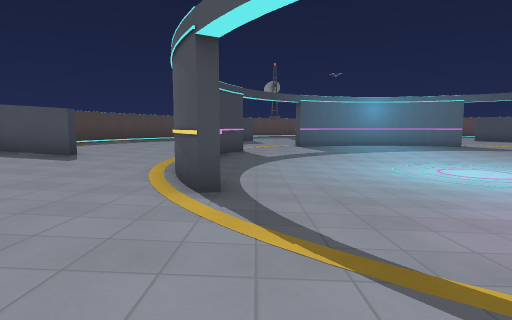
[1] (above)

20 first-person views from a walk through a level from a Godot 3-D game. The camera is 1.4 m above the floor, tilts 6° down and sees 80° across. The floor is counted in squares, 2 m on a side. Each view is taken from the middle of a square. On the plan, view 1 faces up. The plan holds only what a view shows up to about 10 squares ahead; the rest is blank. The place goes on beyond the plan. Surface patterns are stand-ins for the level's own textures.

[2]
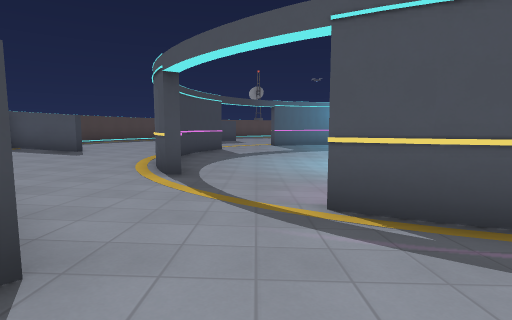

[3]
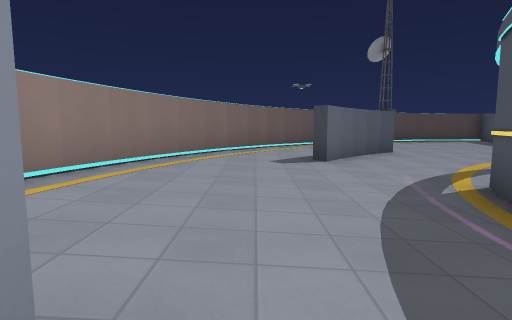

[4]
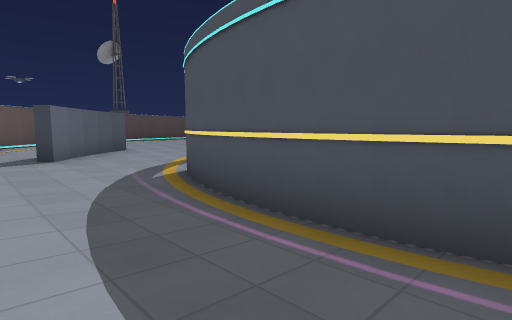

[5]
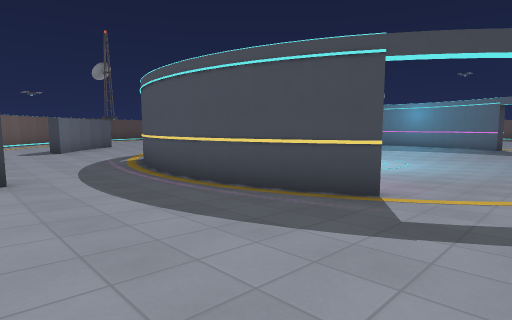

[6]
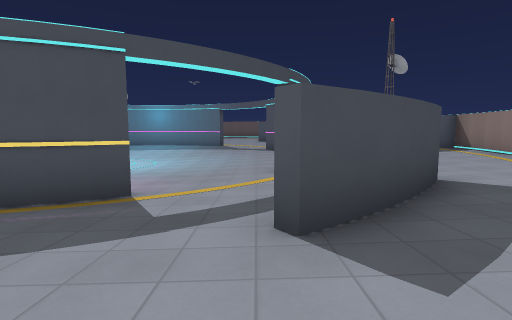

[7]
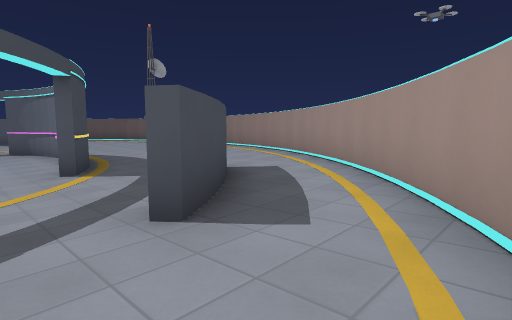

[8]
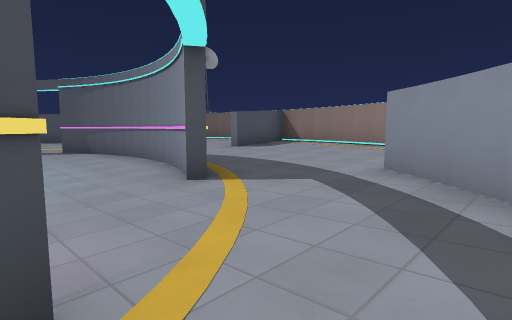

[9]
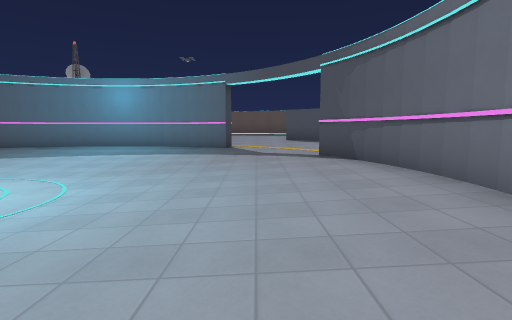

[10]
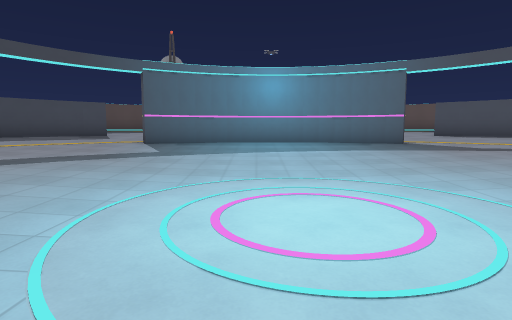

[11]
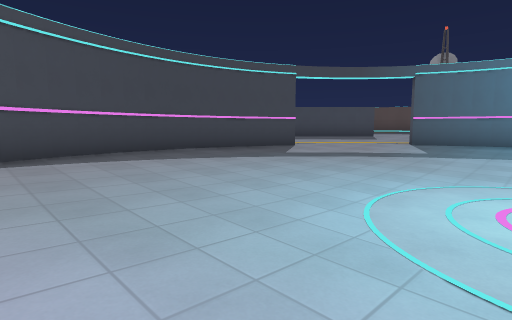

[12]
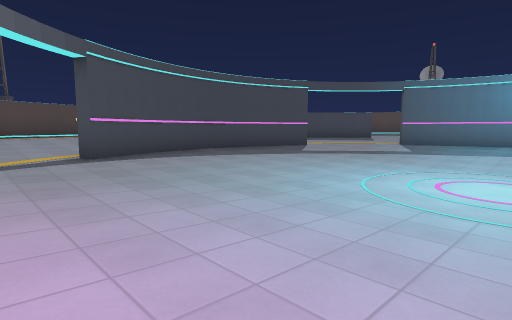

[13]
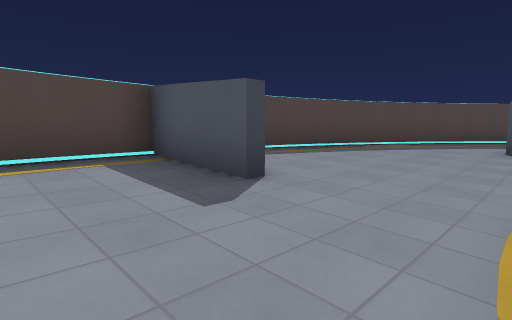

[14]
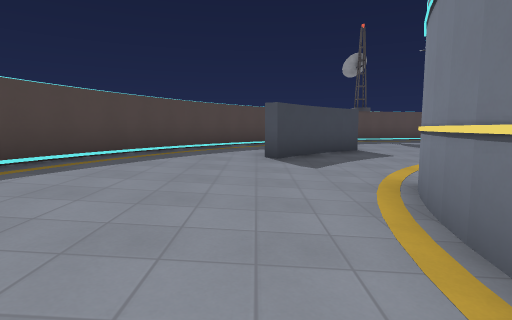

[15]
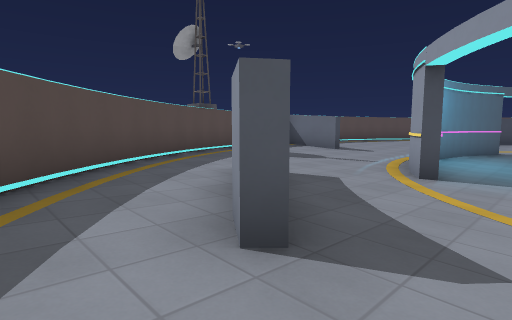

[16]
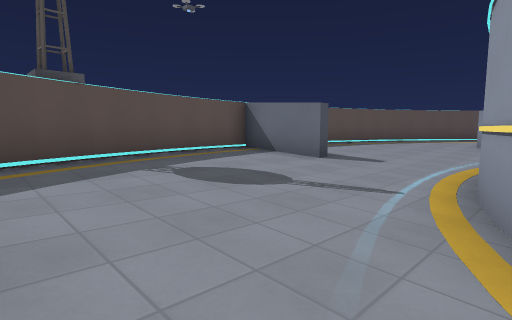

[17]
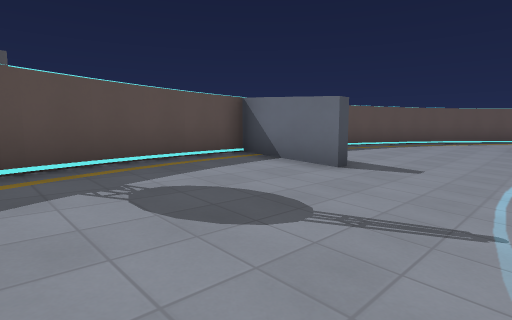

[18]
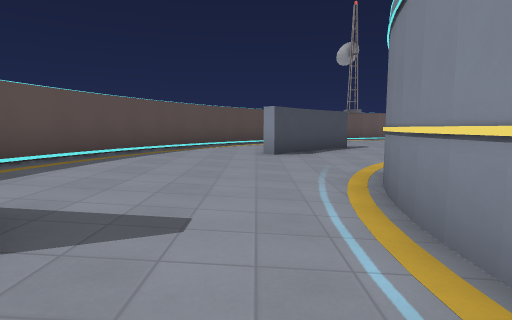

[19]
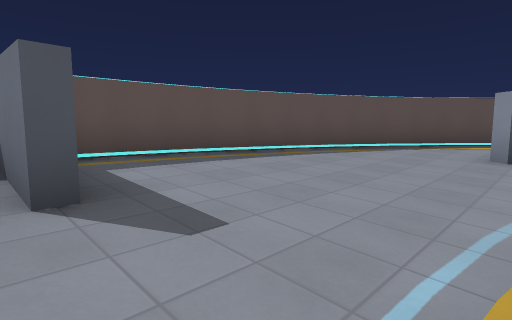

[20]
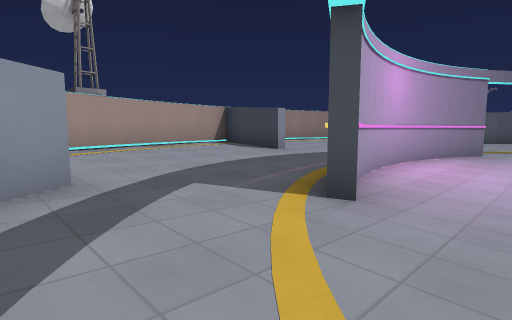

### Floor plan
Key: @ floor where view 1 was taken; # wall or solid block; . main floor; : floor 0.25 m higher than the main floor; - floor 0.25 m lower than the main floor; _ floor 0.5 m lower than the main floor; < floor 0.75 m lower than the main floor; / step, stairs or slope; A antenna.
Columns run from 7 left of view 1 to 18 right of it. Each row starts with its distance up from view 1.
 20          ########
 19        #A/:::#::/##
 18      ##::::::#:::::##
 17     ##:::........:::##
 16    #:::............:::#
 15   ##::##..------..##
 14   #::##.-########-. #
 13  #::.#.---______---.#.
 12  #::..---________---..
 11 #/:...#-___<<<<___-#
 10 #::..-#___<<<<<<___#
  9  ::..-#__<<<<<<<<__##
  8   :..-#__<<<<<<<<__-#
  7 ###..-#__<<<<<<<<__-#..###
  6 #::..-#__<<<<<<<<__##..::#
  5 #::..-#___<<<< <___#-..::#
  4 #/:...#-___<<< ___-#...:/#
  3  #::..---________---..::#
  2     ...---______---...::#
  1     ##..-###--###-..##:#
  0    #:##@..-####-...##:##
 -1    ##:#............#:##
 -2     ##:::........:::##
 -3      ##::::::#:::::##
 -4        ##/:: #::/A
 -5          ##  ####

Where each view was taken, in squares from view 1:
view 1: 0 up, 0 right, facing up
view 2: 2 down, 1 right, facing up
view 3: 2 down, 6 right, facing left
view 4: 2 down, 7 right, facing up-left
view 5: 3 down, 11 right, facing up-left
view 6: 3 down, 11 right, facing up
view 7: 3 down, 10 right, facing up-right
view 8: 0 up, 9 right, facing up-right
view 9: 4 up, 10 right, facing up
view 10: 5 up, 5 right, facing up
view 11: 4 up, 5 right, facing up-left
view 12: 2 up, 6 right, facing up-left
view 13: 5 up, 2 left, facing up-left
view 14: 7 up, 3 left, facing up
view 15: 12 up, 4 left, facing up-right
view 16: 14 up, 0 right, facing up-right
view 17: 15 up, 1 right, facing up-right
view 18: 16 up, 4 right, facing right
view 19: 15 up, 5 right, facing up-right
view 20: 3 up, 12 right, facing down-left
